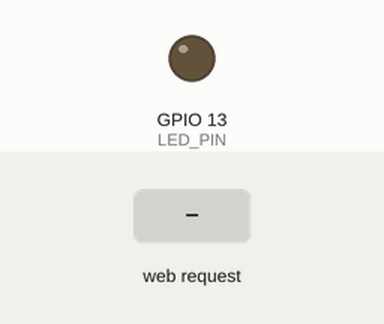
Bench run of a sketch on a simulated ESP32. Shown: output pins drawn as LEDs (lit = HIGH). The inputs (shaded band) are chosen by the test bench. WiFi joins after 1.5 s; servers stay silent unless stated; what the sketch prints to the serial monitor is not drawn.

Above: at 4.2 s.
4.3 s: HTTP request GET /ON received
At 5.4 s:
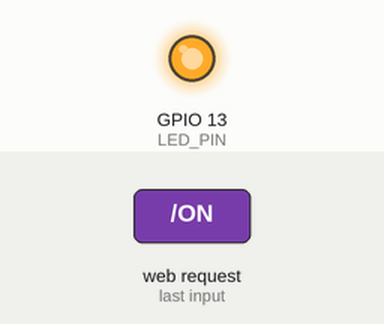
5.8 s: HTTP request GET /OFF received
At 6.5 s:
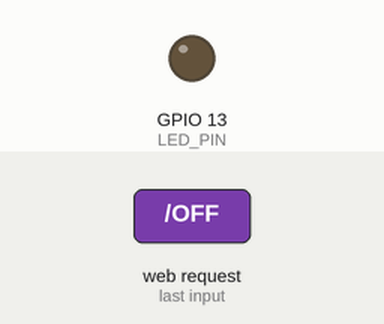
Timing chart, 0 to 8.8 s (numbered marks = the images above; inputs shaded):
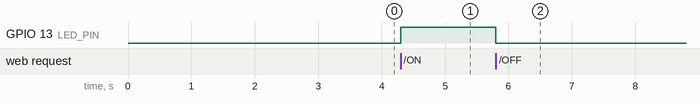

The sketch:

API_Control_copy_20240704145546.ino
```cpp
#include <WiFi.h>
#include <WebServer.h>

// Replace with your network credentials
const char* ssid = "POCO M4 Pro 5G";
const char* password = "12345678";

// Create an instance of the web server on port 80
WebServer server(80);

// Global variable
int a = 0;

// GPIO pin for the LED
#define LED_PIN 13

void handleRoot() {
  server.send(200, "text/plain", "Hello, World!");
}

void handleOn() {
  a = 1;
  digitalWrite(LED_PIN, HIGH);  // Turn off the LED
  server.send(200, "text/plain", "LED is OFF");
}

void handleOff() {
  a = 0;
  digitalWrite(LED_PIN, LOW); // Turn on the LED
  server.send(200, "text/plain", "LED is ON");
}

void setup() {
  // Initialize serial communication at 9600 baud rate
  Serial.begin(9600);
  delay(1000); // Allow time for the Serial to initialize

  // Initialize the LED pin as an output
  pinMode(LED_PIN, OUTPUT);
  digitalWrite(LED_PIN, LOW); // Ensure LED is off initially

  // Connect to Wi-Fi
  Serial.print("Connecting to ");
  Serial.println(ssid);
  WiFi.begin(ssid, password);

  int retries = 0;
  while (WiFi.status() != WL_CONNECTED && retries < 30) {
    delay(1000);
    Serial.print(".");
    retries++;
  }

  if (WiFi.status() == WL_CONNECTED) {
    Serial.println("");
    Serial.println("WiFi connected.");
    Serial.print("IP address: ");
    Serial.println(WiFi.localIP());
  } else {
    Serial.println("");
    Serial.println("Failed to connect to WiFi");
  }

  // Start the server
  server.on("/", handleRoot);
  server.on("/ON", handleOn);
  server.on("/OFF", handleOff);
  server.begin();
  Serial.println("HTTP server started");
}

void loop() {
  // Handle client requests
  server.handleClient();
}
```

Measured:
- after the input at 4.3 s, GPIO 13 (LED_PIN): LOW → HIGH at once
- after the input at 5.8 s, GPIO 13 (LED_PIN): HIGH → LOW at once
